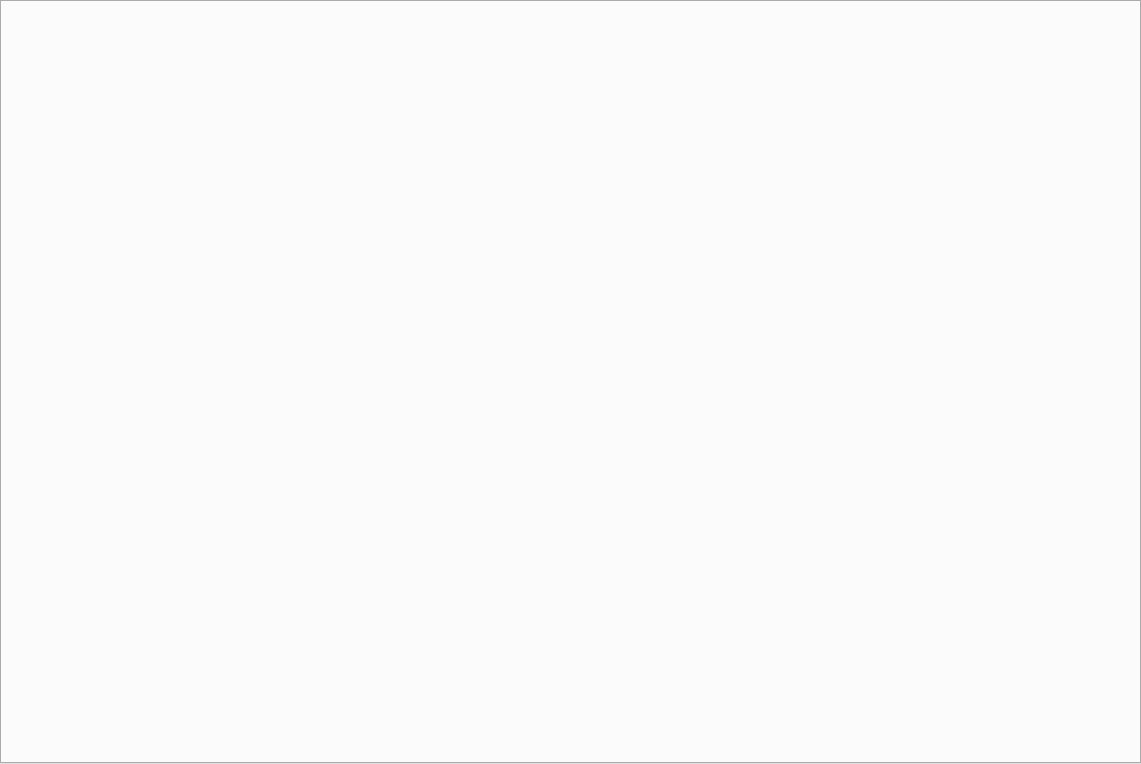
<?xml version="1.0" encoding="UTF-8"?>
<ui version="4.0">
 <class>TabWidget</class>
 <widget class="QTabWidget" name="TabWidget">
  <property name="geometry">
   <rect>
    <x>0</x>
    <y>0</y>
    <width>1141</width>
    <height>764</height>
   </rect>
  </property>
  <property name="windowTitle">
   <string>TabWidget</string>
  </property>
 </widget>
 <resources/>
 <connections/>
</ui>
